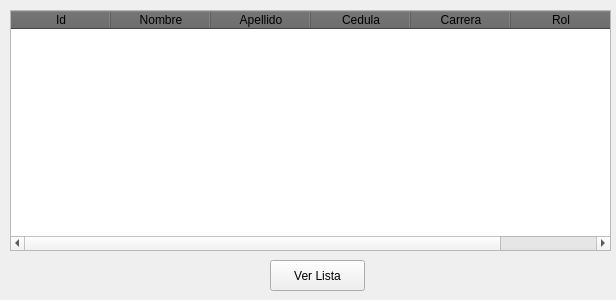
<?xml version="1.0" encoding="UTF-8"?>
<ui version="4.0">
 <class>Ver</class>
 <widget class="QWidget" name="Ver">
  <property name="geometry">
   <rect>
    <x>0</x>
    <y>0</y>
    <width>616</width>
    <height>300</height>
   </rect>
  </property>
  <property name="windowTitle">
   <string>Form</string>
  </property>
  <widget class="QPushButton" name="btn_ver_lista">
   <property name="geometry">
    <rect>
     <x>270</x>
     <y>260</y>
     <width>95</width>
     <height>31</height>
    </rect>
   </property>
   <property name="text">
    <string>Ver Lista</string>
   </property>
  </widget>
  <widget class="QTableWidget" name="lista">
   <property name="geometry">
    <rect>
     <x>10</x>
     <y>10</y>
     <width>601</width>
     <height>241</height>
    </rect>
   </property>
   <property name="styleSheet">
    <string notr="true">QTableWidget{
color : #ffffff;
}
QTableCornerButton::Section,
QHeaderView::section{
background:rgb(100,100,100);
}</string>
   </property>
   <column>
    <property name="text">
     <string>Id</string>
    </property>
   </column>
   <column>
    <property name="text">
     <string>Nombre</string>
    </property>
   </column>
   <column>
    <property name="text">
     <string>Apellido</string>
    </property>
   </column>
   <column>
    <property name="text">
     <string>Cedula</string>
    </property>
   </column>
   <column>
    <property name="text">
     <string>Carrera</string>
    </property>
   </column>
   <column>
    <property name="text">
     <string>Rol</string>
    </property>
   </column>
  </widget>
 </widget>
 <resources/>
 <connections/>
</ui>
